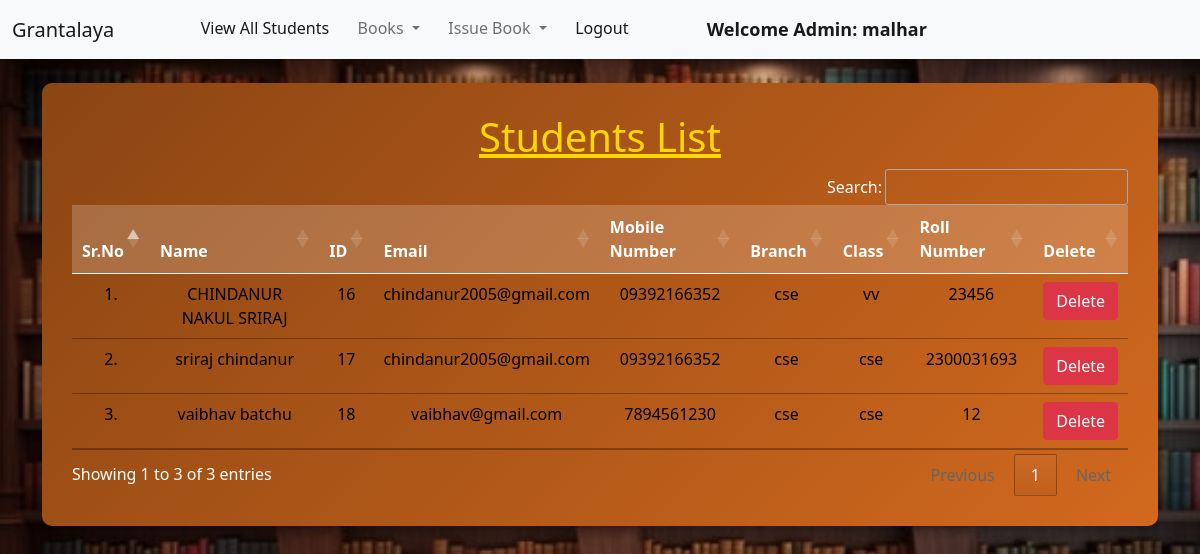
The page /view_students/ (signed in) on the database its author committed.
### library/models.py (models this page shows, shortened)
class Student(models.Model):
    user = models.OneToOneField(User, on_delete=models.CASCADE)
    classroom = models.CharField(max_length=10)
    branch = models.CharField(max_length=10)
    roll_no = models.CharField(max_length=3, blank=True)
    phone = models.CharField(max_length=10, blank=True)
    image = models.ImageField(upload_to="", blank=True)

### library/views.py (the view)
# urls.py: path("view_students/", views.view_students, name="view_students"),
@login_required(login_url = '/admin_login')
def view_students(request):
    students = Student.objects.all()
    return render(request, "view_students.html", {'students':students})

### library/templates/view_students.html (shortened to what this page needs)
{% extends 'admin_navbar.html' %}
{% load static %}
{% block body %}
<div class="container mt-4">
    <div class="table-container">
        <h1 class="text-center"><u>Students List</u></h1>
        <table class="table table-hover" id="example">
            <thead>
                <tr class="text-center">
                    <th>Sr.No</th>
                    <th>Name</th>
                    <th>ID</th>
                    <th>Email</th>
                    <th>Mobile Number</th>
                    <th>Branch</th>
                    <th>Class</th>
                    <th>Roll Number</th>
                    <th>Delete</th>
                </tr>
            </thead>
            <tbody>
                {% for student in students %}
                <tr class="text-center">
                    <td>{{forloop.counter}}.</td>
                    <td>{{student.user.get_full_name}}</td>
                    <td>{{student.user.id}}</td>
                    <td>{{student.user.email}}</td>
                    <td>{{student.phone}}</td>
                    <td>{{student.branch}}</td>
                    <td>{{student.classroom}}</td>
                    <td>{{student.roll_no}}</td>
                    <td><a href="/delete_student/{{student.id}}/" class="btn btn-danger" onclick="return confirm('Are you sure you want to delete this student?')">Delete</a></td>
                </tr>
                {% endfor %}
            </tbody>
        </table>
    </div>
</div>
{% endblock %}

### library/templates/admin_navbar.html (shortened to what this page needs)
<!doctype html>
<html lang="en">
  <head>
    <link href="https://cdn.jsdelivr.net/npm/bootstrap@5.1.0/dist/css/bootstrap.min.css" rel="stylesheet">
    <link rel="stylesheet" href="https://cdn.datatables.net/1.10.25/css/jquery.dataTables.min.css">
    <link rel="stylesheet" href="https://cdn.datatables.net/buttons/1.7.1/css/buttons.dataTables.min.css">
  </head>
  <body>
    <nav class="navbar navbar-expand-lg navbar-light bg-light">
        <div class="container-fluid">
          <a class="navbar-brand" href="#">Grantalaya </a>
          <div class="collapse navbar-collapse" id="navbarSupportedContent">
            <ul class="navbar-nav me-auto mb-2 mb-lg-0">
              <li class="nav-item">
                <a class="nav-link active" aria-current="page" href="/view_students/">View All Students</a>
              </li>
              <li class="nav-item dropdown">
                <a class="nav-link dropdown-toggle" href="#" id="navbarDropdown" role="button" data-bs-toggle="dropdown" aria-expanded="false">
                  Books
                </a>
              </li>
              <li class="nav-item dropdown">
                <a class="nav-link dropdown-toggle" href="#" id="navbarDropdown" role="button" data-bs-toggle="dropdown" aria-expanded="false">
                  Issue Book
                </a>
              </li>
              <li class="nav-item">
                <a class="nav-link active" aria-current="page" href="/logout/">Logout</a>
              </li>
              <li class="nav-item">
                <a style="font-weight:600; font-family:'Segoe UI', Tahoma, Geneva, Verdana, sans-serif; font-size: large;" class="nav-link active" href="#">Welcome Admin: {{request.user}}</a>
              </li>
            </ul>
          </div>
        </div>
      </nav>
      {% block body %}
      {% endblock %}
  </body>
</html>

### rows shown on the page
Student: user.get_full_name "CHINDANUR NAKUL SRIRAJ", user.id "16", user.email "chindanur2005@gmail.com", phone "09392166352", branch "cse", classroom "vv", roll_no "23456"
Student: user.get_full_name "sriraj chindanur", user.id "17", user.email "chindanur2005@gmail.com", phone "09392166352", branch "cse", classroom "cse", roll_no "2300031693"
Student: user.get_full_name "vaibhav batchu", user.id "18", user.email "vaibhav@gmail.com", phone "7894561230", branch "cse", classroom "cse", roll_no "12"

### other values the page prints
{{ request.user }} "malhar"
